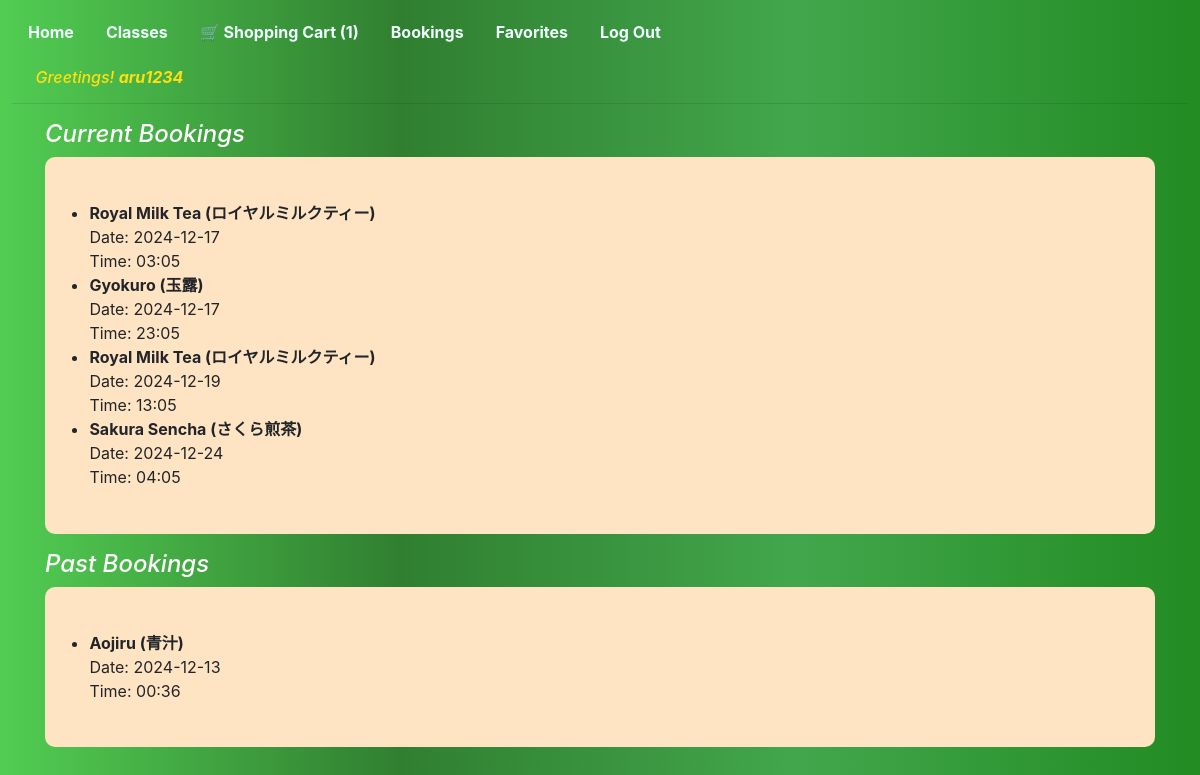
The app's page /bookings/ (signed in), older data.
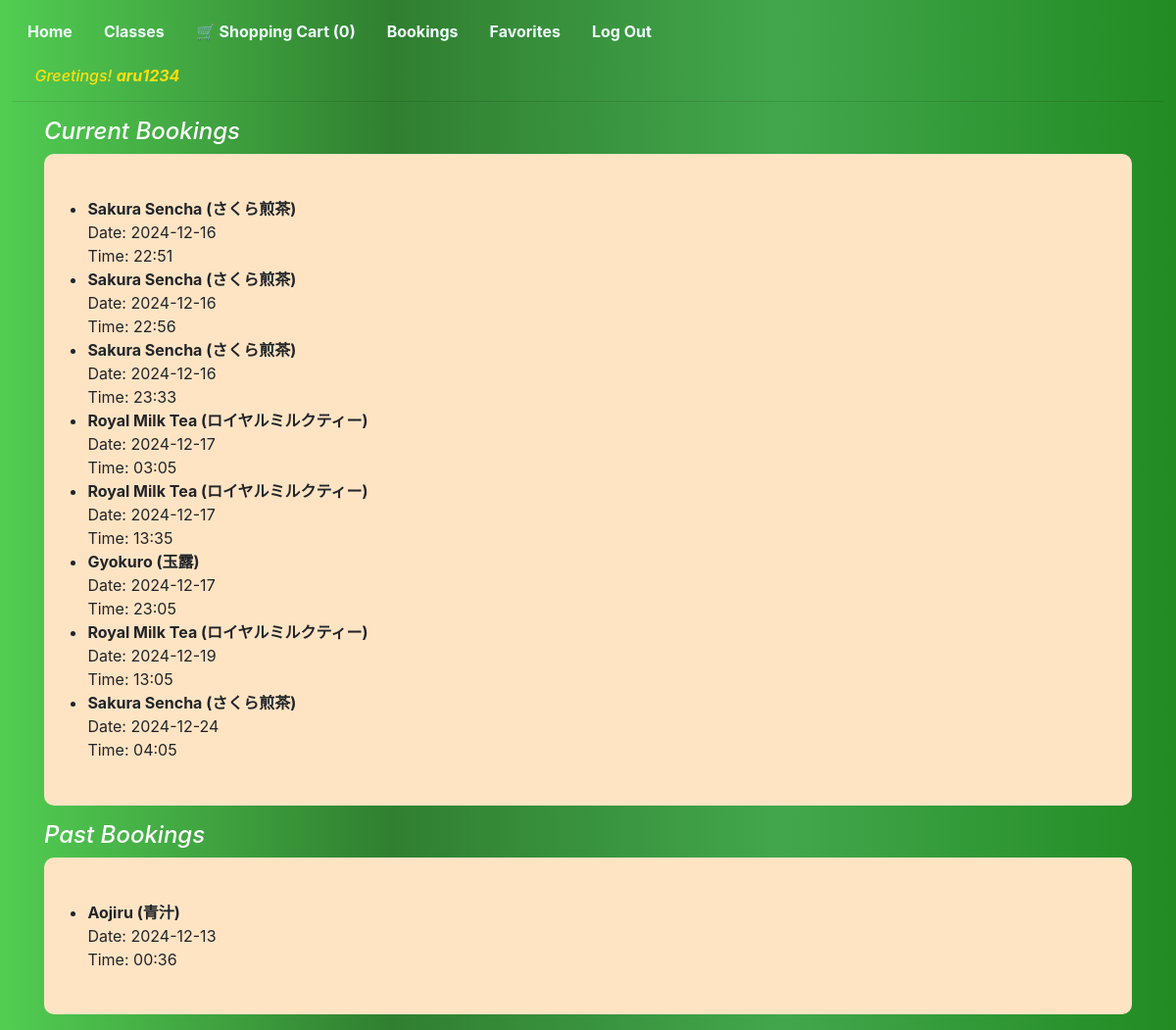
The same page, newer data.
### teabookings/models.py (models this page shows, shortened)
class User(AbstractUser):
    pass

class BookingItem(models.Model):
    booking = models.ForeignKey(Booking, on_delete=models.CASCADE, related_name="items")
    tea_lesson = models.ForeignKey('TeaLesson', on_delete=models.CASCADE)
    quantity = models.IntegerField(default=1)
    selected_date = models.DateTimeField()
    price = models.DecimalField(max_digits=10, decimal_places=2)

class TeaLesson(models.Model):
    name = models.CharField(max_length=35)
    history = models.CharField(max_length=1000)
    price = models.IntegerField()
    itemsNeeded = models.CharField(max_length=1000)
    time = models.IntegerField()
    difficulty = models.CharField(max_length=15)
    filter = models.ForeignKey(
        Filter, on_delete=models.CASCADE, blank=True, null=True, related_name="filter")
    imgUrl = models.CharField(max_length=500)
    favorite = models.ManyToManyField(User, blank=True,related_name="favoritelist")

### teabookings/views.py (the view)
# urls.py: path("bookings/", views.displaybookings, name="displaybookings"),
def displaybookings(request):
    if not request.user.is_authenticated:
        return redirect('login')
    current_booking_items = BookingItem.objects.filter(
        booking__user=request.user,
        selected_date__gte=now()
    ).order_by('selected_date')
    past_booking_items = BookingItem.objects.filter(
        booking__user=request.user,
        selected_date__lt=now()
    ).order_by('-selected_date')
    return render(request, 'teabookings/bookings.html', {
        'current_booking_items': current_booking_items,
        'past_booking_items': past_booking_items,
    })

### teabookings/contextprocessors.py (called while the page is built)
def cart_count(request):
    if request.user.is_authenticated:
        cart = Cart.objects.filter(user=request.user).first()
        return {'cart_count': cart.items.count() if cart else 0}
    return {'cart_count': 0}

### teabookings/templates/teabookings/bookings.html
{% extends "teabookings/layout.html" %}
{% load static %}
{% block body %}
<div class="container">
  <h4 class="bookingheading">Current Bookings</h4>
  {% if current_booking_items %}
    <ul  class="bookinglist">
      {% for item in current_booking_items %}
        <li>
          <strong>{{ item.tea_lesson.name }}</strong><br>
          Date: {{ item.selected_date|date:"Y-m-d" }}<br>
          Time: {{ item.selected_date|time:"H:i" }}
        </li>
      {% endfor %}
    </ul>
  {% else %}
    <p class="bookingheading">No current bookings.</p>
  {% endif %}
  <h4 class="bookingheading" >Past Bookings</h4>
  {% if past_booking_items %}
    <ul class="bookinglist">
      {% for item in past_booking_items %}
        <li>
          <strong>{{ item.tea_lesson.name }}</strong><br>
          Date: {{ item.selected_date|date:"Y-m-d" }}<br>
          Time: {{ item.selected_date|time:"H:i" }}
        </li>
      {% endfor %}
    </ul>
  {% else %}
    <p class="bookingheading"> No past bookings.</p>
  {% endif %}
</div>
{% endblock %}

### teabookings/templates/teabookings/layout.html (shortened to what this page needs)
{% load static %}
<!DOCTYPE html>
<html lang="en">
  <head>
    <link rel="stylesheet" href="https://stackpath.bootstrapcdn.com/bootstrap/4.4.1/css/bootstrap.min.css">
    <link href="{% static 'teabookings/styles.css' %}" rel="stylesheet">
  </head>
  <body>
    <ul class="nav">
      <li class="nav-item">
        <a class="nav-link" href="{% url 'index' %}">Home</a>
      </li>
      <li class="nav-item">
        <a class="nav-link" href="{% url 'tealessons' %}">Classes</a>
      </li>
      {% if user.is_authenticated %}
        <li class="nav-item">
          <a class="nav-link" href="{% url 'displaycart' %}"> 🛒 Shopping Cart (<span class="cart-count">{{ cart_count }}</span>)</a>
        </li>
        <li class="nav-item">
          <a class="nav-link" href="{% url 'displaybookings' %}">Bookings</a>
        </li>
        <li>
          <a class="nav-link" href="{% url 'displayFavorite' %}">Favorites</a>
        </li>
        <li class="nav-item">
          <a class="nav-link" href="{% url 'logout' %}">Log Out</a>
        </li>
      {% endif %}
    </ul>
    <p>
      {% if user.is_authenticated %}
        <h6 class="greeting" > Greetings! <strong>{{ user.username }}</strong></h6>
      {% endif %}
    </p>
    <hr>
    {% block body %}
    {% endblock %}
  </body>
</html>

### teabookings/static/teabookings/styles.css (style rules this page uses)
body { margin: 1%; background:linear-gradient(90deg, #52cd52,#307f30, #42a74c,#228B22); }
.nav-link { color: azure; font-weight: bold; }
.greeting { color: rgb(255, 223, 16); font-style: italic; margin-left: 2%; }
.bookingheading { color: white; font-style: italic; }
.bookinglist { background-color: bisque; border-radius: 10px;; padding: 4%; }

Row changes from the older to the newer data that the page shows:
added BookingItem: tea_lesson.name "Sakura Sencha (さくら煎茶)", selected_date "2024-12-16", selected_date "22:51", shown under "Current Bookings"
added BookingItem: tea_lesson.name "Sakura Sencha (さくら煎茶)", selected_date "2024-12-16", selected_date "22:56", shown under "Current Bookings"
added BookingItem: tea_lesson.name "Sakura Sencha (さくら煎茶)", selected_date "2024-12-16", selected_date "23:33", shown under "Current Bookings"
added BookingItem: tea_lesson.name "Royal Milk Tea (ロイヤルミルクティー)", selected_date "2024-12-17", selected_date "13:35", shown under "Current Bookings"
Text that changed along with them:
{{ cart_count }}: "1" → "0"
